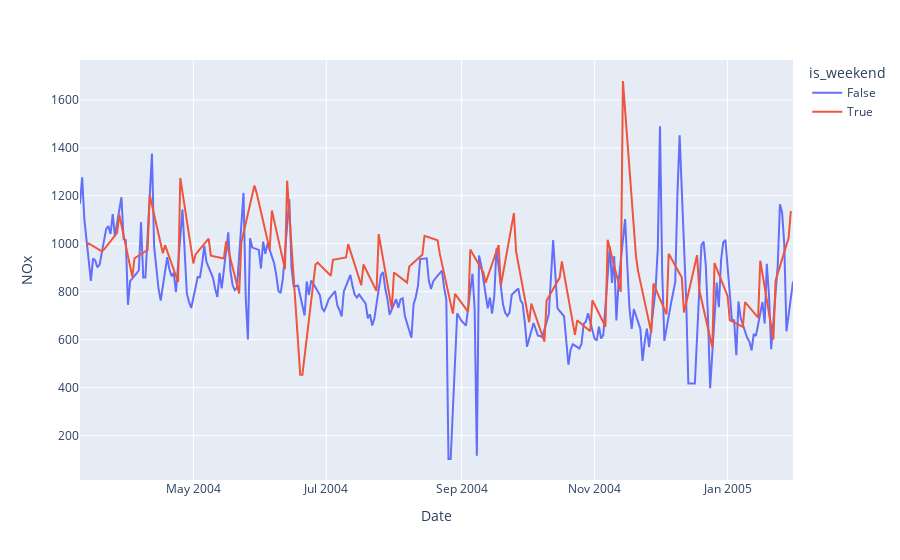

Source (notebook cell):
### Markdown cell above
- For NOx concentrations, the time series does not appear to be stationary, as the mean and variance vary slightly
- There appears to be a small downward trend in the data

### Code cell
px.line(data_frame=df_stat_daily, y='NOx', color='is_weekend')
